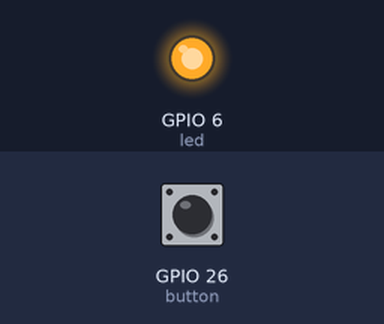
This program was run on a simulated Raspberry Pi (BCM pin numbers). On the bench: output pins drawn as LEDs (lit = HIGH). Dashed ring = blinking. Inputs (shaded band) come from the test bench; at power-on: GPIO 26 (button) HIGH.

Above: at 0.25 s.
At 1.2 s:
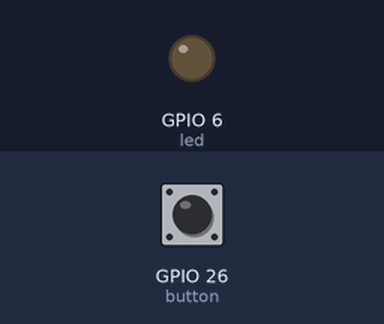
1.3 s: GPIO 26 (button) pulled LOW for 0.15 s
2.9 s: GPIO 26 (button) pulled LOW for 1 s
At 4.15 s:
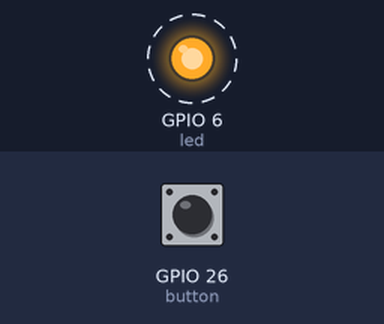
Timing chart, 0 to 12.9 s (numbered marks = the images above; inputs shaded):
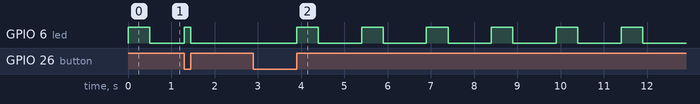

Measured:
- after the input at 2.9 s, GPIO 6 (led): alternates HIGH for 0.50 s and LOW for 1.0 s, starting after 1.0 s

The program:

blink.py
```python
# LED Blink Method
from gpiozero import Button, LED

button = Button(26)
led = LED(6)

while True:
  led.blink(0.5, 1)
  button.wait_for_press()
  led.on()
  button.wait_for_release()
  led.off()
  button.wait_for_press()
  button.wait_for_release()
```
